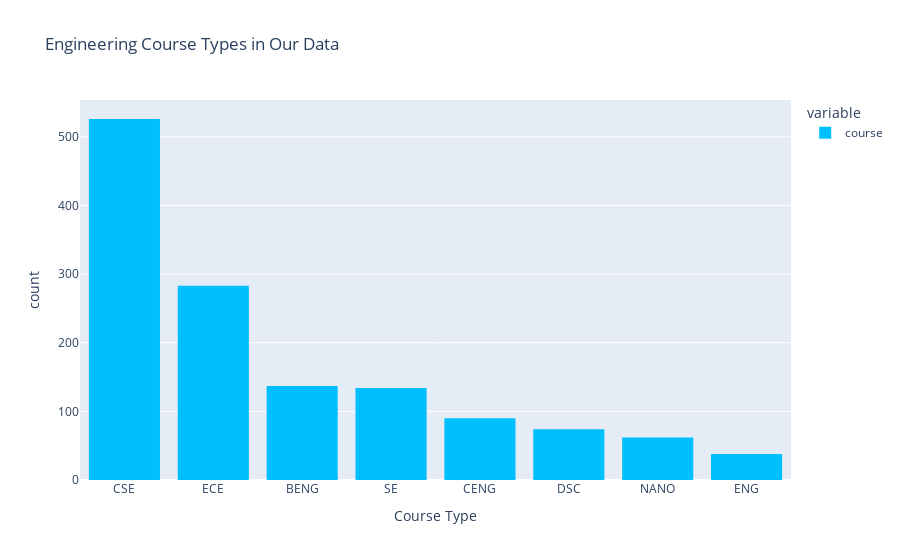

The notebook cell this image was saved under:
### Code cell
all_course_names = eng_df['course'].str.split().str[0]
hist = px.histogram(all_course_names,
                    labels={'value': 'Course Type'},
                    title='Engineering Course Types in Our Data',
                    color_discrete_sequence=['deepskyblue']
                    )\
    .update_xaxes(categoryorder='total descending')
hist.show()

### Figure 1 — Plotly figure (JSON) as saved in the notebook; plotly's stock layout.template omitted (floating-point values rounded to 4 significant figures; data arrays with more than 128 entries replaced by an {"elided": "..."} marker saying what was removed)
{"data": [{"alignmentgroup": "True", "bingroup": "x", "hovertemplate": "variable=course<br>Course Type=%{x}<br>count=%{y}<extra></extra>", "legendgroup": "course", "marker": {"color": "deepskyblue"}, "name": "course", "offsetgroup": "course", "orientation": "v", "showlegend": true, "type": "histogram", "x": {"elided": "1344 str values"}, "xaxis": "x", "yaxis": "y"}], "layout": {"barmode": "relative", "legend": {"title": {"text": "variable"}, "tracegroupgap": 0}, "title": {"text": "Engineering Course Types in Our Data"}, "xaxis": {"anchor": "y", "categoryorder": "total descending", "domain": [0.0, 1.0], "title": {"text": "Course Type"}}, "yaxis": {"anchor": "x", "domain": [0.0, 1.0], "title": {"text": "count"}}}}
